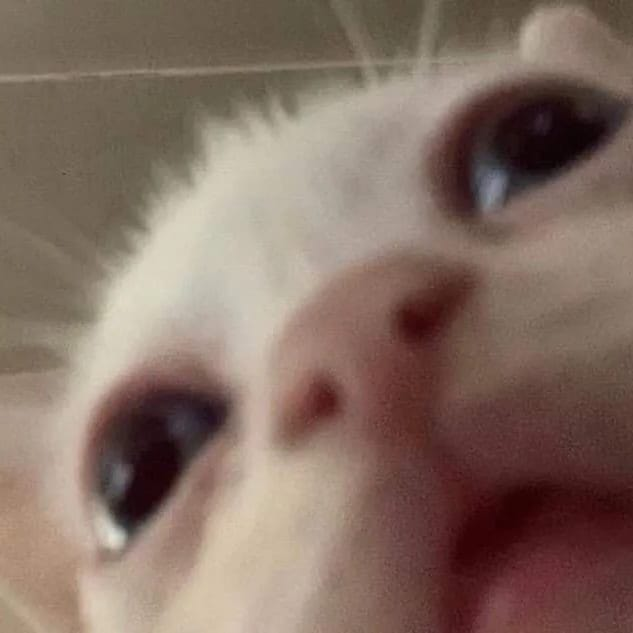
#> input picture meet_my_electronic_pet_goofy.jpg, 633 x 633 px, found by its file name
$ python 'Perspective transformation.py'
#> lines starting #> are read from the running program, lines starting #| are printed output that depends on the picture
import cv2 as cv
import numpy as np
import matplotlib.pyplot as plt

img = cv.imread(r"C:\Users\s44nidhya\Docs\meet_my_electronic_pet_goofy.jpg")
#> img is the input picture: shape (633, 633, 3); mean B, G, R 99.6, 110.9, 132.4
rows, cols, ch = img.shape
#> rows = 633; cols = 633; ch = 3

pts1 = np.float32([[56,65], [368,52],[28,387],[389,390]])
pts2 = np.float32([[0,0],[300,0], [0,300], [300,300]])

M = cv.getPerspectiveTransform(pts1,pts2)
dst = cv.warpPerspective(img, M, (300,300))
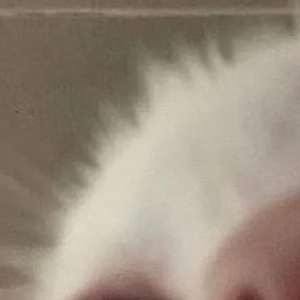
#> dst: shape (300, 300, 3); mean B, G, R 127.8, 143, 155.3

plt.subplot(121), plt.imshow(img), plt.title('Input')
plt.subplot(122), plt.imshow(dst), plt.title('Output')
plt.show()
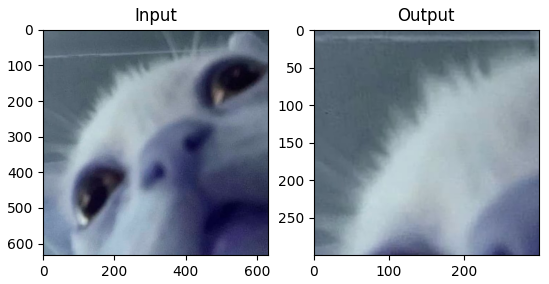
#> figure drawn by matplotlib, 2 panels; B, G, R data is drawn as R, G, B
